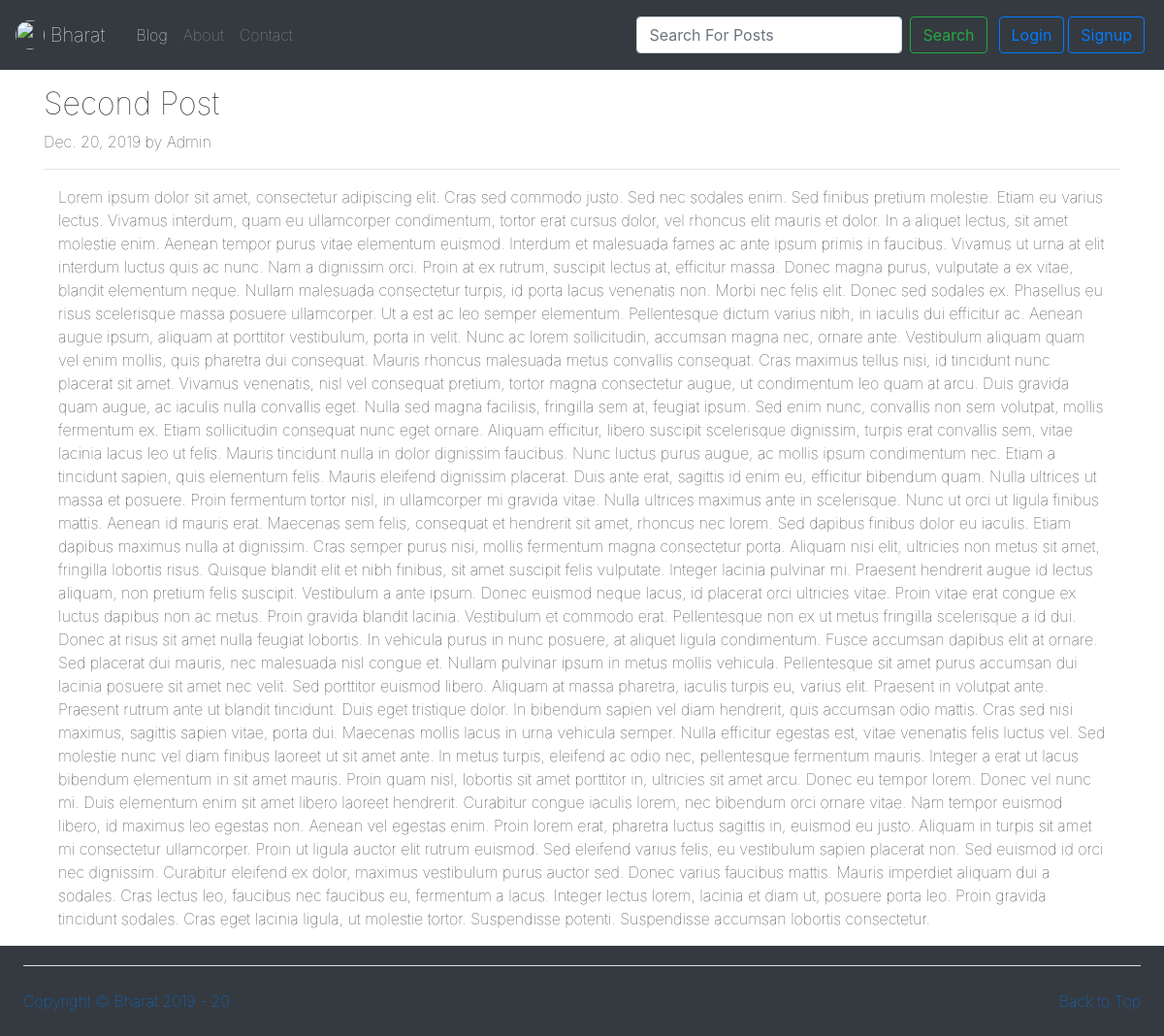
The page /Blog/Posts/4 on the database its author committed.
### Blog/models.py (models this page shows, shortened)
class Post(models.Model):
    Sno = models.AutoField(primary_key=True)
    Title = models.CharField(max_length=100)
    Author = models.CharField(max_length=50)
    Content = models.TextField()
    Time = models.DateField(auto_now=True)

### Blog/views.py (the view)
# urls.py: path('Posts/<str:Sno>', views.Post, name='post'),
def Post(r,Sno):
    Post = PostD.objects.filter(Sno=Sno).first()
    if not Post:
         return render(r,'Blog/PostNotAvalable.html',{'Fb':'fixed-bottom'})
    else:
         if len(Post.Content) < 2419:
              fb = 'fixed-bottom'
         else:
              fb = ''
         return render(r,'Blog/Post.html', {"post": Post,'Fb':fb})

### templates/Blog/Post.html (shortened to what this page needs)
{% extends 'Home/base.html'  %}
{% block BlogActive %} active {% endblock BlogActive %}
{% block body %}
<div class="container my-3">
        <h2 class="blog-post-title">{{post.Title}}</h2>
        <p class="blog-post-meta">{{post.Time}} by {{post.Author}}</p>
        <hr>
        <div class="container">
        {{post.Content}}
        </div>
      </div>
{% endblock body %}

### templates/Home/base.html (style rules this page uses)
*,h1,h2,h3,h4,h5,h6,p,span { font-weight: 100; }

### rows shown on the page
Post: Title "Second Post", Time "Dec. 20, 2019", Author "Admin", Content "Lorem ipsum dolor sit amet, consectetur adipiscing elit. Cras sed commodo justo. Sed nec sodales enim. Sed finibus pretium molestie. Etiam eu varius lectus. Vivamus interdum, quam eu ullamcorper condimentum, tortor erat cursus dolor, vel rhoncus elit mauris et dolor. In a aliquet lectus, sit amet molestie enim. Aenean tempor purus vitae elementum euismod. Interdum et malesuada fames ac ante ipsum primis in faucibus. Vivamus ut urna at elit interdum luctus quis ac nunc. Nam a dignissim orci. Proin at ex rutrum, suscipit lectus at, efficitur massa. Donec magna purus, vulputate a ex vitae, blandit elementum neque. Nullam malesuada consectetur turpis, id porta lacus venenatis non. Morbi nec…"
